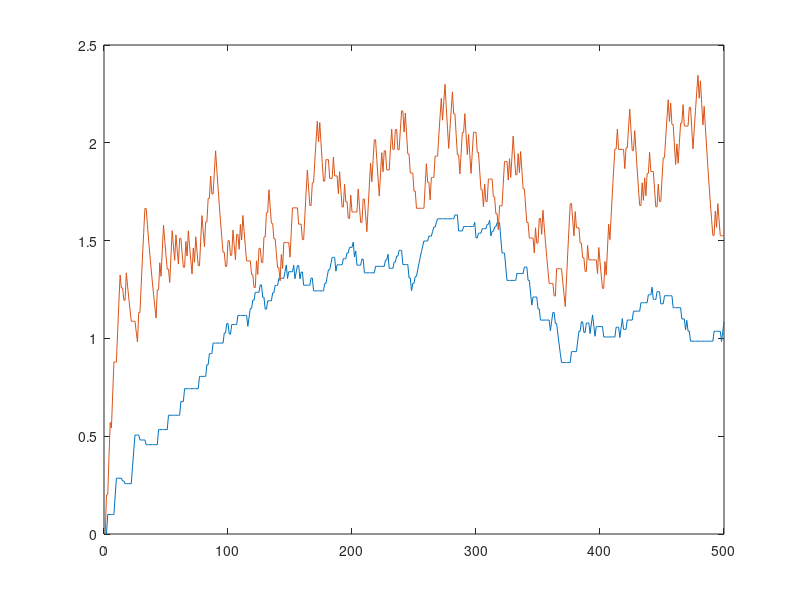

Here is the MATLAB script that generated this plot: (Note: this script raises an error after producing the figure.)
rng(12345)

%% simulate data
% note that we'll use a very similar process when fitting the data
% that's because we're fitting a *generative model*: a model of the process
% that we think generated the observed data
alpha = 0.05;
beta = 1.5;
Ntrials = 500;
pA = 0.7;
pB = 0.4;
RwdA = 2;
RwdB = 4;

Q = nan(Ntrials, 2);
Q(1, :) = 0;  % init options to 0 value
choice = nan(Ntrials, 1);
outcome = nan(Ntrials, 1);
for ii = 1:Ntrials
    QA = Q(ii, 1);
    QB = Q(ii, 2);
    
    % calculate probability of choosing Right
    p = 1./(1 + exp(-beta * (QB - QA)));
    
    % use this probability to calculate choice
    choice(ii) = (rand < p) + 1;
    
    % find outcome of choice
    switch choice(ii)
        case 1
            outcome(ii) = (rand < pA) * RwdA;
        case 2
            outcome(ii) = (rand < pB) * RwdB;
    end
    
    % calculate reward prediction error
    this_Q = Q(ii, choice(ii));
    RPE = outcome(ii) - this_Q;
    
    % update value
    new_Q = this_Q + alpha * RPE;
    
    % write values forward
    if ii < Ntrials
        Q(ii + 1, :) = Q(ii, :);
        Q(ii + 1, choice(ii)) = new_Q;
    end
end

%% plot
plot(Q)

%% fit data
LLfit = @(beta) sum(-LL_RL(beta, choice, outcome));

beta_RL = fmincon(LLfit, [1, 0.5], [], [], [], [], [0.001, 0], [Inf, 1]);